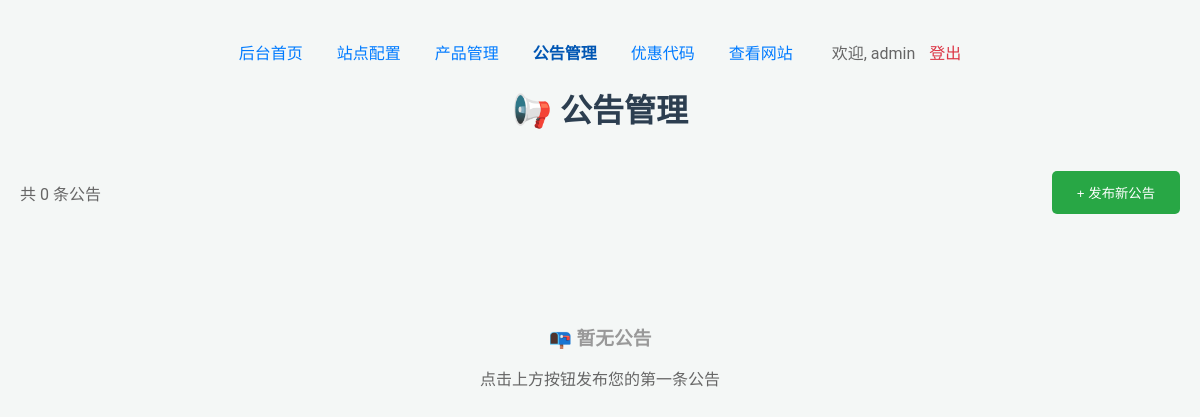
Page /admin/announcements (signed in) on the earlier database version.
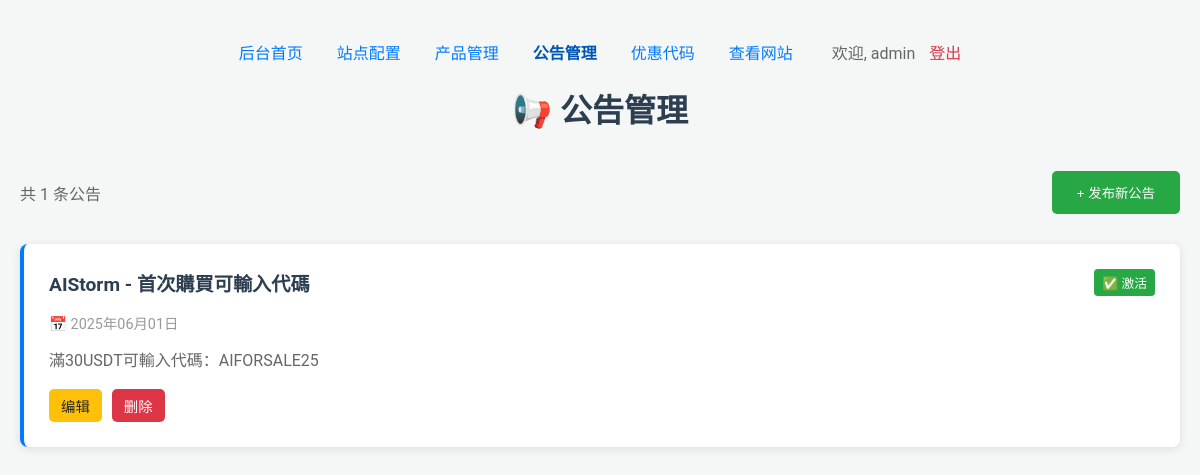
Same page on the later database version.
### backend/database.py (models this page shows, shortened)
class Announcement(db.Model):
    id = db.Column(db.Integer, primary_key=True)
    title = db.Column(db.String(200), nullable=False)  # 公告标题
    content = db.Column(db.Text, nullable=False)  # 公告内容
    announcement_date = db.Column(db.Date, nullable=False)  # 公告日期
    is_active = db.Column(db.Boolean, default=True)  # 是否激活显示
    is_pinned = db.Column(db.Boolean, default=False)  # 是否置顶
    sort_order = db.Column(db.Integer, default=0)  # 排序权重
    created_at = db.Column(db.DateTime, default=db.func.current_timestamp())
    updated_at = db.Column(db.DateTime, default=db.func.current_timestamp(), onupdate=db.func.current_timestamp())

### backend/app.py (the view)
@app.route('/admin/announcements', methods=['GET'])
@admin_required
def admin_announcements_page():
    announcements = Announcement.query.order_by(Announcement.is_pinned.desc(), Announcement.sort_order.desc(), Announcement.created_at.desc()).all()
    return render_template('admin/announcements.html', announcements=announcements)

### backend/app.py (called while the page is built)
def admin_required(f):
    @wraps(f)
    def decorated_function(*args, **kwargs):
        if 'user_id' not in session:
            return redirect(url_for('login'))
        user = User.query.get(session['user_id'])
        if not user or not user.is_admin or not user.is_active:
            flash('需要管理员权限才能访问此页面', 'error')
            return redirect(url_for('login'))
        return f(*args, **kwargs)
    return decorated_function

### templates/admin/announcements.html (shortened to what this page needs)
<!DOCTYPE html>
<html lang="zh-CN">
<head>
</head>
<body>
    <div class="container">
        <div class="nav-links">
            <a href="/admin">后台首页</a>
            <a href="/admin/settings">站点配置</a>
            <a href="/admin/products">产品管理</a>
            <a href="/admin/announcements" class="active">公告管理</a>
            <a href="/admin/discount-codes">优惠代码</a>
            <a href="/" target="_blank">查看网站</a>
            <span style="margin-left: 20px; color: #666;">欢迎, {{ session.username }}</span>
            <a href="/admin/logout" style="margin-left: 10px; color: #dc3545;">登出</a>
        </div>
        <h1>📢 公告管理</h1>
        <div class="header-actions">
            <div>
                <span style="color: #666;">共 {{ announcements|length }} 条公告</span>
            </div>
            <button class="btn btn-success" onclick="openCreateModal()">+ 发布新公告</button>
        </div>
        <div class="announcements-grid">
            {% if announcements %}
                {% for announcement in announcements %}
                <div class="announcement-card {% if announcement.is_pinned %}pinned{% endif %} {% if not announcement.is_active %}inactive{% endif %}">
                    <div class="announcement-header">
                        <h3 class="announcement-title">{{ announcement.title }}</h3>
                        <div class="announcement-meta">
                            {% if announcement.is_active %}
                                <span class="badge active">✅ 激活</span>
                            {% else %}
                                <span class="badge inactive">❌ 禁用</span>
                            {% endif %}
                        </div>
                    </div>
                    <div class="announcement-date">📅 {{ announcement.announcement_date.strftime('%Y年%m月%d日') }}</div>
                    <div class="announcement-content">{{ announcement.content }}</div>
                    <div class="announcement-actions">
                        <button class="btn btn-warning"
                                data-id="{{ announcement.id }}"
                                data-title="{{ announcement.title }}"
                                data-content="{{ announcement.content }}"
                                data-date="{{ announcement.announcement_date }}"
                                data-active="{{ announcement.is_active }}"
                                data-pinned="{{ announcement.is_pinned }}"
                                data-sort="{{ announcement.sort_order }}"
                                onclick="editAnnouncementFromData(this)">编辑</button>
                        <button class="btn btn-danger"
                                data-id="{{ announcement.id }}"
                                data-title="{{ announcement.title }}"
                                onclick="deleteAnnouncementFromData(this)">删除</button>
                    </div>
                </div>
                {% endfor %}
            {% else %}
                <div class="empty-state">
                    <h3>📭 暂无公告</h3>
                    <p>点击上方按钮发布您的第一条公告</p>
                </div>
            {% endif %}
        </div>
    </div>
</body>
</html>

Differences in the rows shown:
added Announcement: title "AIStorm - 首次購買可輸入代碼", is_active "✅ 激活", announcement_date "2025年06月01日", content "滿30USDT可輸入代碼：AIFORSALE25"
Other differences:
{{ announcements|length }}: "0" → "1"
text no longer shown: "📭 暂无公告 点击上方按钮发布您的第一条公告"
